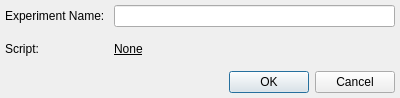
<?xml version="1.0" encoding="UTF-8"?>
<ui version="4.0">
 <class>Dialog</class>
 <widget class="QDialog" name="Dialog">
  <property name="geometry">
   <rect>
    <x>0</x>
    <y>0</y>
    <width>400</width>
    <height>98</height>
   </rect>
  </property>
  <property name="windowTitle">
   <string>Dialog</string>
  </property>
  <layout class="QHBoxLayout" name="horizontalLayout">
   <property name="leftMargin">
    <number>5</number>
   </property>
   <property name="topMargin">
    <number>5</number>
   </property>
   <property name="rightMargin">
    <number>5</number>
   </property>
   <property name="bottomMargin">
    <number>5</number>
   </property>
   <item>
    <layout class="QVBoxLayout" name="verticalLayout">
     <item>
      <layout class="QGridLayout" name="gridLayout">
       <item row="0" column="0" colspan="2">
        <widget class="QLabel" name="label_ExpName">
         <property name="text">
          <string>Experiment Name: </string>
         </property>
        </widget>
       </item>
       <item row="0" column="2">
        <widget class="QLineEdit" name="lineEdit"/>
       </item>
       <item row="1" column="0">
        <widget class="QLabel" name="label_ExpScript">
         <property name="sizePolicy">
          <sizepolicy hsizetype="Fixed" vsizetype="Preferred">
           <horstretch>0</horstretch>
           <verstretch>0</verstretch>
          </sizepolicy>
         </property>
         <property name="maximumSize">
          <size>
           <width>150</width>
           <height>16777215</height>
          </size>
         </property>
         <property name="text">
          <string>Script: </string>
         </property>
        </widget>
       </item>
       <item row="1" column="2">
        <widget class="QLabel" name="label_ExpScriptFile">
         <property name="font">
          <font>
           <underline>true</underline>
          </font>
         </property>
         <property name="cursor">
          <cursorShape>PointingHandCursor</cursorShape>
         </property>
         <property name="text">
          <string>None</string>
         </property>
        </widget>
       </item>
      </layout>
     </item>
     <item>
      <widget class="QDialogButtonBox" name="buttonBox">
       <property name="orientation">
        <enum>Qt::Horizontal</enum>
       </property>
       <property name="standardButtons">
        <set>QDialogButtonBox::Cancel|QDialogButtonBox::Ok</set>
       </property>
      </widget>
     </item>
    </layout>
   </item>
  </layout>
 </widget>
 <resources/>
 <connections>
  <connection>
   <sender>buttonBox</sender>
   <signal>accepted()</signal>
   <receiver>Dialog</receiver>
   <slot>accept()</slot>
   <hints>
    <hint type="sourcelabel">
     <x>248</x>
     <y>254</y>
    </hint>
    <hint type="destinationlabel">
     <x>157</x>
     <y>274</y>
    </hint>
   </hints>
  </connection>
  <connection>
   <sender>buttonBox</sender>
   <signal>rejected()</signal>
   <receiver>Dialog</receiver>
   <slot>reject()</slot>
   <hints>
    <hint type="sourcelabel">
     <x>316</x>
     <y>260</y>
    </hint>
    <hint type="destinationlabel">
     <x>286</x>
     <y>274</y>
    </hint>
   </hints>
  </connection>
 </connections>
</ui>
